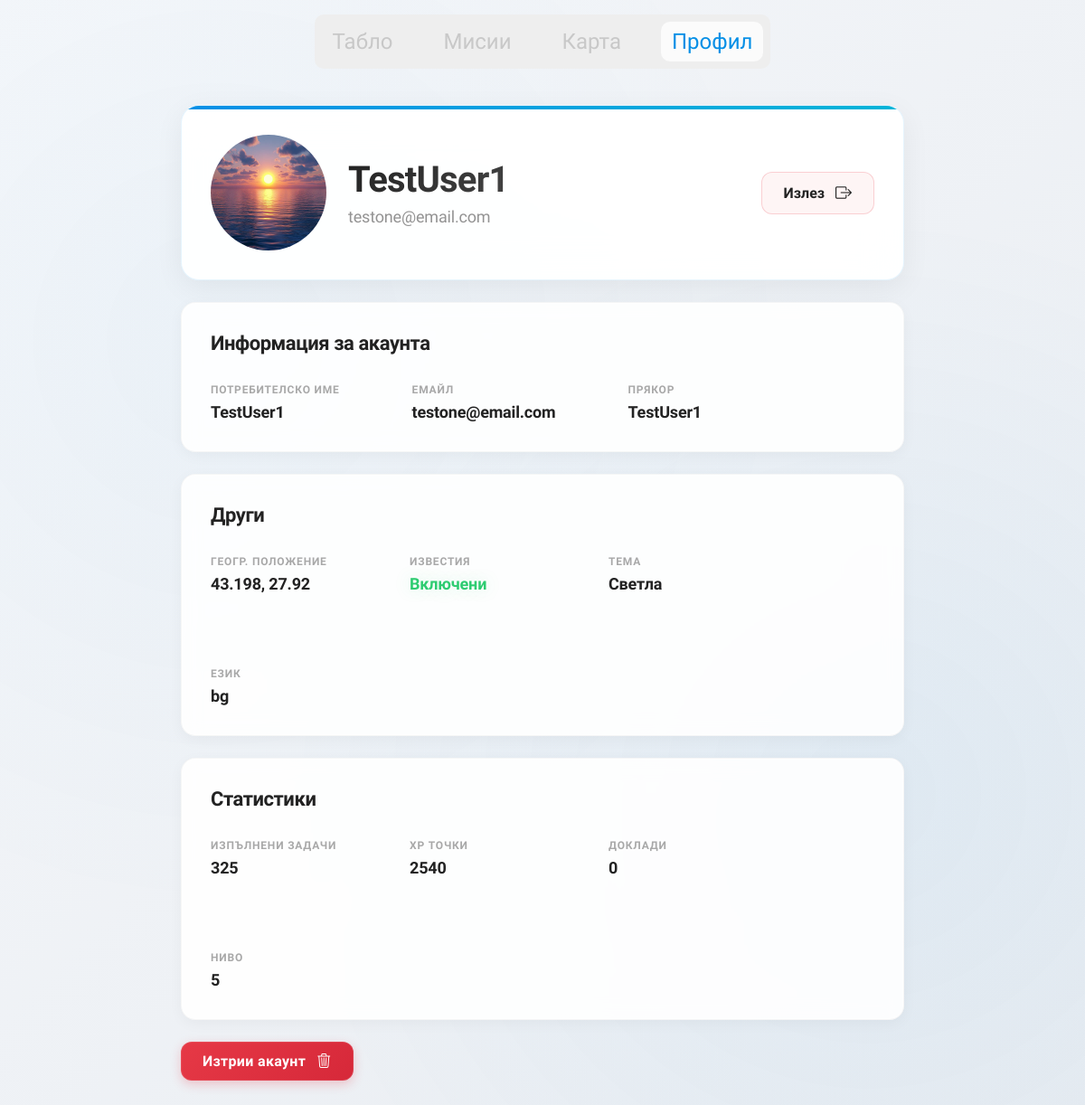
Page /account/ (signed in) on the committed database.
### beaches/models.py (models this page shows, shortened)
class User(AbstractUser):
    is_first_login = models.BooleanField(default=True)

class UserProfile(models.Model):
    LANGUAGE_CHOICES = (
        ('bg', 'Български'),
        ('en', 'Английски')
    )
    id = models.UUIDField(primary_key=True, default=uuid.uuid4, editable=False)
    user = models.ForeignKey(settings.AUTH_USER_MODEL, on_delete=models.CASCADE)
    nickname = models.CharField(max_length=150, null=True)
    profile_picture = models.ImageField(
        upload_to='profile_images/',
        blank=True,
        null=True,
        default=None
    )
    lat = models.CharField(null=True, blank=True, default=48.8566)
    lng = models.CharField(null=True, blank=True, default=2.3522)
    xp = models.IntegerField(default=0)
    tasks_completed = models.PositiveIntegerField(default=0)
    tasks = models.ManyToManyField(Task, blank=True, related_name="assigned_users")
    theme = models.CharField(null=True, blank=True, default="light")
    send_notifs = models.BooleanField(null=True, blank=True, default=True)
    language = models.CharField(choices=LANGUAGE_CHOICES, default="bg")
    @property
    def level(self):
        return max(1, int(0.1 * math.sqrt(self.xp)))

### beaches/views.py (the view)
# urls.py: path('account/', views.account_view, name='account'),
@login_required
def account_view(request):
    user = request.user
    profile = models.UserProfile.objects.get(user=user)
    if profile.profile_picture:
        pfp_url = profile.profile_picture.url
    else:
        pfp_url = static("default.webp")
    context = {
        "user": user,
        "profile": profile,
        "email": user.email,
        "username": user.username,
        "nickname": profile.nickname,
        "lat": profile.lat,
        "lng": profile.lng,
        "pfp": pfp_url,
        "level": profile.level,
        "timestamp": int(timezone.now().timestamp()),
        "xp": profile.xp,
        "compl": profile.tasks_completed,
        "logs": models.BeachLog.objects.filter(user = user).count,
        "notifs": "Включени" if profile.send_notifs else "Изключени"
    }
    return render(request, 'auth/account.html', context)

### beaches/templates/auth/account.html (shortened to what this page needs)
{% load static %}
<!DOCTYPE html>
<html lang="bg">
<head>
  <link rel="stylesheet" href="{% static 'alert.css' %}?v={{ timestamp }}">
  <link rel="stylesheet" href="{% static 'nav.css' %}?v={{ timestamp }}">
  <link rel="stylesheet" href="{% static 'account.css' %}?v={{ timestamp }}">
  <link rel="stylesheet" href="https://cdn.jsdelivr.net/npm/bootstrap-icons@1.13.1/font/bootstrap-icons.min.css">
</head>
<body>
  {% include 'app/components/navbar.html' %}
  <div class="account-wrapper">
    <div class="account-quick-info">
      <div class="avatar-wrapper">
        <img src="{{ pfp }}" class="pfp">
        <div>
          <p class="username-main">{{ username }}</p>
          <p class="username-email">{{ email }}</p>
        </div>
      </div>
      <a href="{% url 'logout' %}" class="logout-btn">Излез <i class="bi bi-box-arrow-right"></i></a>
    </div>
    <div class="account-box">
      <h3>Информация за акаунта</h3>
      <div class="box-wrapper">
        <div>
          <p class="key">Потребителско име</p>
          <p class="value">{{ username }}</p>
        </div>
        <div>
          <p class="key">Емайл</p>
          <p class="value">{{ email }}</p>
        </div>
        <div>
          <p class="key">Прякор</p>
          <p class="value">{{ nickname }}</p>
        </div>
      </div>
    </div>
    <div class="account-box">
      <h3>Други</h3>
      <div class="box-wrapper">
        <div>
          <p class="key">Геогр. положение</p>
          <p class="value">{{ lat }}, {{ lng }}</p>
        </div>
        <div>
          <p class="key">Известия</p>
          <p class="value {% if notifs == 'Включени' %}text-green{% else %}text-red{% endif %}">
            {{ notifs }}
          </p>
        </div>
        <div>
          <p class="key">Тема</p>
          <p class="value" id="theme"></p>
        </div>
        <div>
          <p class="key">Език</p>
          <p class="value">{{ profile.language }}</p>
        </div>
      </div>
    </div>
    <div class="account-box">
      <h3>Статистики</h3>
      <div class="box-wrapper">
        <div>
          <p class="key">Изпълнени задачи</p>
          <p class="value">{{ compl }}</p>
        </div>
        <div>
          <p class="key">XP точки</p>
          <p class="value">{{ xp }}</p>
        </div>
        <div>
          <p class="key">Доклади</p>
          <p class="value">{{ logs }}</p>
        </div>
        <div>
          <p class="key">Ниво</p>
          <p class="value">{{ level }}</p>
        </div>
      </div>
    </div>
    <button class="btn-red" onclick="openConfirmDeleteModal()">Изтрии акаунт <i class="bi bi-trash3"></i></button>
  </div>
</body>
</html>

### static/nav.css (style rules this page uses)
body { font-family: "Onest", sans-serif; padding-bottom: 60px; }

### beaches/templates/auth/account.html (style rules this page uses)
* { box-sizing: border-box; font-family: "Onest", sans-serif; padding: 0; margin: 0; }

### rows in the picture
User: username "TestUser1", email "testone@email.com"
UserProfile: nickname "TestUser1", lat "43.198", lng "27.92", language "bg"

### other values in the picture
{{ notifs }} "Включени"
{{ compl }} "325"
{{ xp }} "2540"
{{ logs }} "0"
{{ level }} "5"
